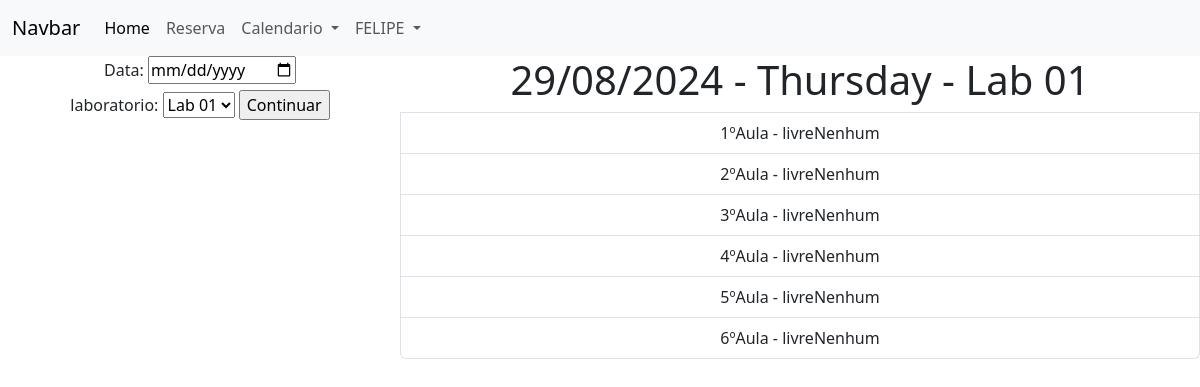
Page /Bin/dia.php (signed in) on the earlier database version.
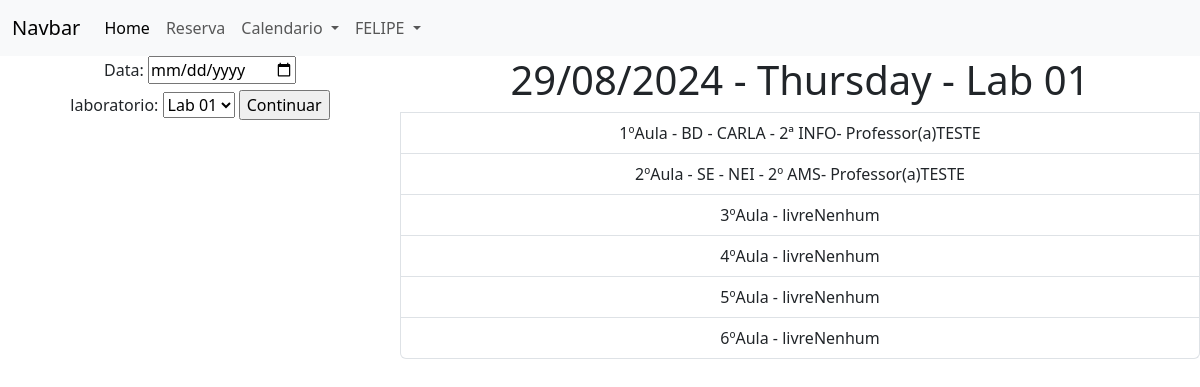
Same page on the later database version.
### tables this page shows
CREATE TABLE `cronograma` (
  `cro_cod` int(11) NOT NULL,
  `cro_desc` varchar(200) DEFAULT NULL,
  `cro_aula` int(11) NOT NULL,
  `cro_sem` int(11) NOT NULL,
  `cro_isActive` bit(1) NOT NULL,
  `lab_cod` int(11) NOT NULL,
  `prof_cod` int(11) NOT NULL
);

CREATE TABLE `professor` (
  `prof_cod` int(11) NOT NULL,
  `prof_nome` varchar(40) NOT NULL,
  `prof_senha` varchar(20) NOT NULL,
  `prof_cargo` varchar(10) NOT NULL,
  `prof_isActive` bit(1) NOT NULL
);

### Bin/dia.php (the view, shortened to what this page needs)
<?php
include_once ("../navbar.php");
?>
<div class="row g-0 text-center">
    <div class="col-6 col-md-4">
        <form action="" method="get">
            <label for="data" class="form-label">Data:</label>
            <input type="date" name="data" id="data" <?php if (isset($_GET['data'])) {echo 'value="' . $_GET['data'] . '"';} ?>>
            <br>
            <label for="lab" >laboratorio:</label>
            <select name="lab" id="lab" required>
            <?php
            include_once ("../conexao.php");
            $slq = mysqli_query($conexao, "SELECT * FROM laboratorio");
            while ($labs = mysqli_fetch_array($slq)) {
                if ($labs['lab_isActive'] == true) {
                    if(isset($_GET['lab'])){
                        if($_GET['lab'] != $labs['lab_cod']){
                            echo '<option value='.$labs['lab_cod'].'>'.$labs['lab_nome'].'</option>';
                        }else{
                            echo '<option value='.$_GET['lab'].' Selected>'.$_GET['lab'].'</option>';
                        }
                    }else{
                        echo '<option value='.$labs['lab_cod'].'>'.$labs['lab_nome'].'</option>';
                    }
                 }}; ?>
            </select>
            <input type="submit" value="Continuar">
        </form>
    </div>
    <div class="col-sm-6 col-md-8">
        <div class="list-group">
        <?php
        if(isset($_GET['data'])&&$_GET['data']!= null) {
            $data = $_GET['data'];
            $timestamp = strtotime((new DateTime( $data))->format('d-m-Y'));
            $arrydata = getdate($timestamp);
            $sem = $arrydata['wday'];
        } else {
            $data = date("Y-m-d");
            $arrydata = getdate();
            $sem = $arrydata['wday'];
        }
        if (isset($_GET['lab'])) {
            $lab = $_GET['lab'];
        } else {
            $labs = mysqli_fetch_array(mysqli_query($conexao, "SELECT * FROM laboratorio"));
            $lab = $labs['lab_cod'];
        }
        $labnome = mysqli_fetch_array(mysqli_query($conexao, "SELECT * FROM laboratorio WHERE lab_cod='$lab'"));
        $nomelab = $labnome["lab_nome"];
        $slq_cronograma = mysqli_query($conexao, "SELECT c.cro_aula as aula,c.cro_desc as descr,c.cro_isActive as active, p.prof_nome as prof FROM cronograma as c INNER JOIN laboratorio as l on c.lab_cod=l.lab_cod INNER JOIN professor as p on c.prof_cod=p.prof_cod WHERE c.cro_sem = '$sem' AND l.lab_cod = '$lab' ORDER BY c.cro_aula ASC");
            while ($cronograma = mysqli_fetch_array($slq_cronograma)) {
                switch ($cronograma["aula"]) {
                    case "1":
                        $aula1 = ['desc' => $cronograma['descr'],'prof' => $cronograma['prof']];
                        break;
                    case "2":
                        $aula2 = ['desc' => $cronograma['descr'],'prof' => $cronograma['prof']];
                        break;
                    }
            }
        ; ?>
        <h1><?php echo (new DateTime($data))->format('d/m/Y').' - '. $arrydata['weekday'].' - '.$nomelab; ?></h1>
        <a class="list-group-item list-group-item-action" <?php if(!isset($aula1)){echo 'href="../Reserva/formReserva.php?data='.$data.'&aula=1"';}else{echo 'disabled';}?>>1ºAula - <?php if(!isset($aula1)){echo "livre";}else{echo $aula1['desc'];}if(!isset($aula1)){echo "Nenhum";}else{echo '- Professor(a)'.$aula1['prof'];}  ?></a>
        <a class="list-group-item list-group-item-action" <?php if(!isset($aula2)){echo 'href="../Reserva/formReserva.php?data='.$data.'&aula=2"';}else{echo 'disabled';}?>>2ºAula - <?php if(!isset($aula2)){echo "livre";}else{echo $aula2['desc'];}if(!isset($aula2)){echo "Nenhum";}else{echo '- Professor(a)'.$aula2['prof'];}  ?></a>
        <a class="list-group-item list-group-item-action" <?php if(!isset($aula3)){echo 'href="../Reserva/formReserva.php?data='.$data.'&aula=3"';}else{echo 'disabled';}?>>3ºAula - <?php if(!isset($aula3)){echo "livre";}else{echo $aula3['desc'];}if(!isset($aula3)){echo "Nenhum";}else{echo '- Professor(a)'.$aula3['prof'];}  ?></a>
        <a class="list-group-item list-group-item-action" <?php if(!isset($aula4)){echo 'href="../Reserva/formReserva.php?data='.$data.'&aula=4"';}else{echo 'disabled';}?>>4ºAula - <?php if(!isset($aula4)){echo "livre";}else{echo $aula4['desc'];}if(!isset($aula4)){echo "Nenhum";}else{echo '- Professor(a)'.$aula4['prof'];}  ?></a>
        <a class="list-group-item list-group-item-action" <?php if(!isset($aula5)){echo 'href="../Reserva/formReserva.php?data='.$data.'&aula=5"';}else{echo 'disabled';}?>>5ºAula - <?php if(!isset($aula5)){echo "livre";}else{echo $aula5['desc'];}if(!isset($aula5)){echo "Nenhum";}else{echo '- Professor(a)'.$aula5['prof'];}  ?></a>
        <a class="list-group-item list-group-item-action" <?php if(!isset($aula6)){echo 'href="../Reserva/formReserva.php?data='.$data.'&aula=6"';}else{echo 'disabled';}?>>6ºAula - <?php if(!isset($aula6)){echo "livre";}else{echo $aula6['desc'];}if(!isset($aula6)){echo "Nenhum";}else{echo '- Professor(a)'.$aula6['prof'];}  ?></a>
        </div>
    </div>
</div>

Differences in the rows shown:
added cronograma: cro_desc "BD - CARLA - 2ª INFO"
now on this page (row edited): professor: prof_nome "TESTE"
added cronograma: cro_desc "SE - NEI - 2º AMS"
Other differences:
text no longer shown: "livre Nenhum livre Nenhum"
text now shown: "- Professor(a) - Professor(a)"
